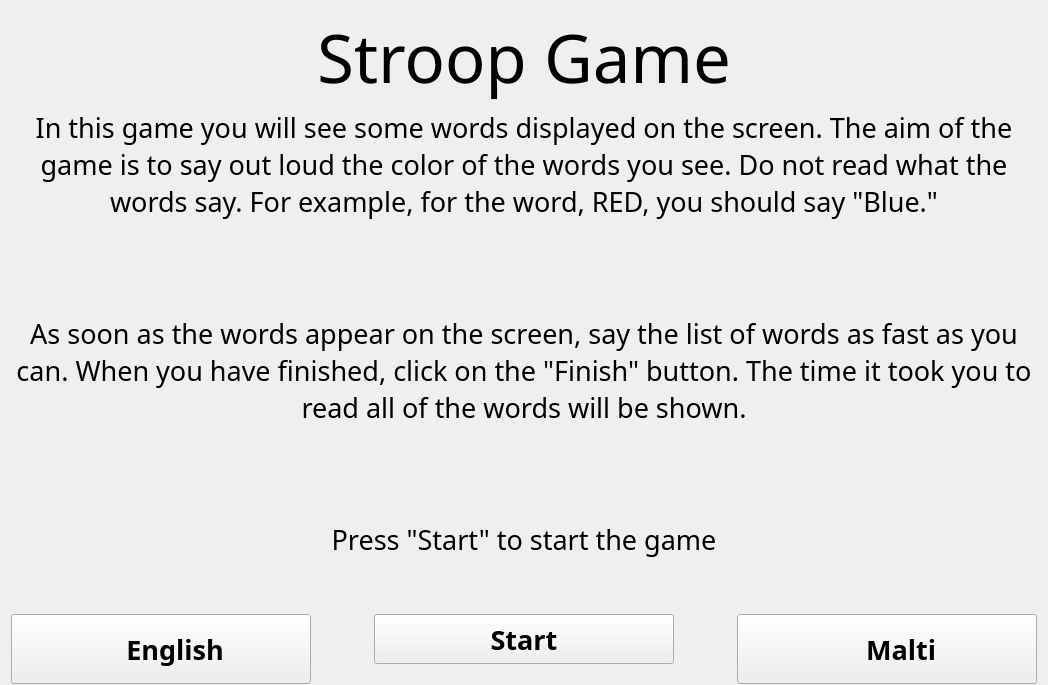
         <widget class="QWidget" name="stroop_instructions">
          <layout class="QGridLayout" name="stroop_games_grid" rowstretch="1,2,1,0" columnstretch="0,0,0">
           <property name="sizeConstraint">
            <enum>QLayout::SetDefaultConstraint</enum>
           </property>
           <item row="0" column="1">
            <widget class="QLabel" name="label_2">
             <property name="font">
              <font>
               <family>Amble</family>
               <pointsize>50</pointsize>
              </font>
             </property>
             <property name="text">
              <string>Stroop Game</string>
             </property>
             <property name="alignment">
              <set>Qt::AlignCenter</set>
             </property>
            </widget>
           </item>
           <item row="3" column="1" alignment="Qt::AlignHCenter|Qt::AlignVCenter">
            <widget class="QPushButton" name="start_stroop_button">
             <property name="sizePolicy">
              <sizepolicy hsizetype="Fixed" vsizetype="Fixed">
               <horstretch>0</horstretch>
               <verstretch>0</verstretch>
              </sizepolicy>
             </property>
             <property name="minimumSize">
              <size>
               <width>300</width>
               <height>50</height>
              </size>
             </property>
             <property name="maximumSize">
              <size>
               <width>300</width>
               <height>50</height>
              </size>
             </property>
             <property name="font">
              <font>
               <family>Amble</family>
               <pointsize>20</pointsize>
               <weight>75</weight>
               <bold>true</bold>
              </font>
             </property>
             <property name="autoFillBackground">
              <bool>false</bool>
             </property>
             <property name="text">
              <string>Start</string>
             </property>
            </widget>
           </item>
           <item row="2" column="1">
            <spacer name="verticalSpacer_3">
             <property name="orientation">
              <enum>Qt::Vertical</enum>
             </property>
             <property name="sizeHint" stdset="0">
              <size>
               <width>20</width>
               <height>40</height>
              </size>
             </property>
            </spacer>
           </item>
           <item row="3" column="2">
            <widget class="QPushButton" name="stroop_maltese_button">
             <property name="minimumSize">
              <size>
               <width>300</width>
               <height>70</height>
              </size>
             </property>
             <property name="maximumSize">
              <size>
               <width>300</width>
               <height>50</height>
              </size>
             </property>
             <property name="font">
              <font>
               <family>Amble</family>
               <pointsize>20</pointsize>
               <weight>75</weight>
               <bold>true</bold>
              </font>
             </property>
             <property name="text">
              <string>    Malti</string>
             </property>
            </widget>
           </item>
           <item row="1" column="0" colspan="3">
            <widget class="QLabel" name="stroop_instructions_label">
             <property name="minimumSize">
              <size>
               <width>800</width>
               <height>0</height>
              </size>
             </property>
             <property name="maximumSize">
              <size>
               <width>1200</width>
               <height>16777215</height>
              </size>
             </property>
             <property name="font">
              <font>
               <family>Amble</family>
               <pointsize>18</pointsize>
              </font>
             </property>
             <property name="text">
              <string>&lt;html&gt;&lt;head/&gt;&lt;body&gt;&lt;p&gt;&lt;span style=&quot; font-size:20pt;&quot;&gt;In this game you will see some words displayed on the screen. The aim of the game is to say out loud the color of the words you see. Do not read what the words say. For example, for the word, RED, you should say &amp;quot;Blue.&amp;quot;&lt;/span&gt;&lt;/p&gt;&lt;p&gt;&lt;span style=&quot; font-size:20pt;&quot;&gt;&lt;br/&gt;&lt;/span&gt;&lt;/p&gt;&lt;p&gt;&lt;span style=&quot; font-size:20pt;&quot;&gt;As soon as the words appear on the screen, say the list of words as fast as you can. When you have finished, click on the &amp;quot;Finish&amp;quot; button. The time it took you to read all of the words will be shown.&lt;/span&gt;&lt;/p&gt;&lt;p&gt;&lt;span style=&quot; font-size:20pt;&quot;&gt;&lt;br/&gt;&lt;/span&gt;&lt;/p&gt;&lt;p&gt;&lt;span style=&quot; font-size:20pt;&quot;&gt;Press &amp;quot;Start&amp;quot; to start the game&lt;/span&gt;&lt;/p&gt;&lt;/body&gt;&lt;/html&gt;</string>
             </property>
             <property name="textFormat">
              <enum>Qt::AutoText</enum>
             </property>
             <property name="scaledContents">
              <bool>false</bool>
             </property>
             <property name="alignment">
              <set>Qt::AlignCenter</set>
             </property>
             <property name="wordWrap">
              <bool>true</bool>
             </property>
             <property name="margin">
              <number>50</number>
             </property>
            </widget>
           </item>
           <item row="3" column="0">
            <widget class="QPushButton" name="stroop_english_button">
             <property name="minimumSize">
              <size>
               <width>300</width>
               <height>70</height>
              </size>
             </property>
             <property name="maximumSize">
              <size>
               <width>300</width>
               <height>50</height>
              </size>
             </property>
             <property name="font">
              <font>
               <family>Amble</family>
               <pointsize>20</pointsize>
               <weight>75</weight>
               <bold>true</bold>
              </font>
             </property>
             <property name="text">
              <string>    English</string>
             </property>
            </widget>
           </item>
          </layout>
         </widget>
